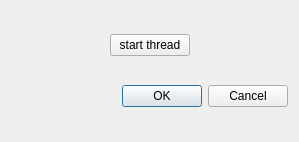
<?xml version="1.0" encoding="UTF-8"?>
<ui version="4.0">
 <class>CDialogBase</class>
 <widget class="QDialog" name="CDialogBase">
  <property name="geometry">
   <rect>
    <x>0</x>
    <y>0</y>
    <width>299</width>
    <height>142</height>
   </rect>
  </property>
  <property name="windowTitle">
   <string>Dialog</string>
  </property>
  <layout class="QGridLayout" name="gridLayout_2">
   <item row="1" column="0">
    <layout class="QHBoxLayout" name="horizontalLayout_2">
     <item>
      <widget class="QDialogButtonBox" name="buttonBox">
       <property name="orientation">
        <enum>Qt::Horizontal</enum>
       </property>
       <property name="standardButtons">
        <set>QDialogButtonBox::Cancel|QDialogButtonBox::Ok</set>
       </property>
      </widget>
     </item>
    </layout>
   </item>
   <item row="0" column="0">
    <layout class="QHBoxLayout" name="horizontalLayout">
     <item>
      <spacer name="horizontalSpacer">
       <property name="orientation">
        <enum>Qt::Horizontal</enum>
       </property>
       <property name="sizeHint" stdset="0">
        <size>
         <width>40</width>
         <height>20</height>
        </size>
       </property>
      </spacer>
     </item>
     <item>
      <widget class="QPushButton" name="btnStartThread">
       <property name="text">
        <string>start thread</string>
       </property>
      </widget>
     </item>
     <item>
      <spacer name="horizontalSpacer_2">
       <property name="orientation">
        <enum>Qt::Horizontal</enum>
       </property>
       <property name="sizeHint" stdset="0">
        <size>
         <width>40</width>
         <height>20</height>
        </size>
       </property>
      </spacer>
     </item>
    </layout>
   </item>
  </layout>
 </widget>
 <resources/>
 <connections>
  <connection>
   <sender>buttonBox</sender>
   <signal>accepted()</signal>
   <receiver>CDialogBase</receiver>
   <slot>accept()</slot>
   <hints>
    <hint type="sourcelabel">
     <x>248</x>
     <y>254</y>
    </hint>
    <hint type="destinationlabel">
     <x>157</x>
     <y>274</y>
    </hint>
   </hints>
  </connection>
  <connection>
   <sender>buttonBox</sender>
   <signal>rejected()</signal>
   <receiver>CDialogBase</receiver>
   <slot>reject()</slot>
   <hints>
    <hint type="sourcelabel">
     <x>316</x>
     <y>260</y>
    </hint>
    <hint type="destinationlabel">
     <x>286</x>
     <y>274</y>
    </hint>
   </hints>
  </connection>
 </connections>
</ui>
